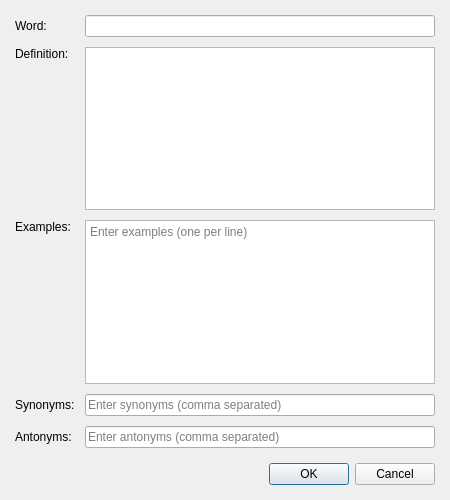
<?xml version="1.0" encoding="UTF-8"?>
<ui version="4.0">
 <class>AddEditDialog</class>
 <widget class="QDialog" name="AddEditDialog">
  <property name="geometry">
   <rect>
    <x>0</x>
    <y>0</y>
    <width>450</width>
    <height>500</height>
   </rect>
  </property>
  <property name="windowTitle">
   <string>Dialog</string>
  </property>
  <layout class="QVBoxLayout" name="verticalLayout">
   <property name="spacing">
    <number>15</number>
   </property>
   <property name="leftMargin">
    <number>15</number>
   </property>
   <property name="topMargin">
    <number>15</number>
   </property>
   <property name="rightMargin">
    <number>15</number>
   </property>
   <property name="bottomMargin">
    <number>15</number>
   </property>
   <item>
    <layout class="QFormLayout" name="formLayout">
     <property name="horizontalSpacing">
      <number>10</number>
     </property>
     <property name="verticalSpacing">
      <number>10</number>
     </property>
     <item row="0" column="0">
      <widget class="QLabel" name="wordLabel">
       <property name="text">
        <string>Word:</string>
       </property>
      </widget>
     </item>
     <item row="0" column="1">
      <widget class="QLineEdit" name="wordInput"/>
     </item>
     <item row="1" column="0">
      <widget class="QLabel" name="definitionLabel">
       <property name="text">
        <string>Definition:</string>
       </property>
       <property name="alignment">
        <set>Qt::AlignLeading|Qt::AlignLeft|Qt::AlignTop</set>
       </property>
      </widget>
     </item>
     <item row="1" column="1">
      <widget class="QTextEdit" name="definitionInput">
       <property name="minimumSize">
        <size>
         <width>0</width>
         <height>100</height>
        </size>
       </property>
      </widget>
     </item>
     <item row="2" column="0">
      <widget class="QLabel" name="examplesLabel">
       <property name="text">
        <string>Examples:</string>
       </property>
       <property name="alignment">
        <set>Qt::AlignLeading|Qt::AlignLeft|Qt::AlignTop</set>
       </property>
      </widget>
     </item>
     <item row="2" column="1">
      <widget class="QTextEdit" name="examplesInput">
       <property name="minimumSize">
        <size>
         <width>0</width>
         <height>100</height>
        </size>
       </property>
       <property name="placeholderText">
        <string>Enter examples (one per line)</string>
       </property>
      </widget>
     </item>
     <item row="3" column="0">
      <widget class="QLabel" name="synonymsLabel">
       <property name="text">
        <string>Synonyms:</string>
       </property>
      </widget>
     </item>
     <item row="3" column="1">
      <widget class="QLineEdit" name="synonymsInput">
       <property name="placeholderText">
        <string>Enter synonyms (comma separated)</string>
       </property>
      </widget>
     </item>
     <item row="4" column="0">
      <widget class="QLabel" name="antonymsLabel">
       <property name="text">
        <string>Antonyms:</string>
       </property>
      </widget>
     </item>
     <item row="4" column="1">
      <widget class="QLineEdit" name="antonymsInput">
       <property name="placeholderText">
        <string>Enter antonyms (comma separated)</string>
       </property>
      </widget>
     </item>
    </layout>
   </item>
   <item>
    <widget class="QDialogButtonBox" name="buttonBox">
     <property name="orientation">
      <enum>Qt::Horizontal</enum>
     </property>
     <property name="standardButtons">
      <set>QDialogButtonBox::Cancel|QDialogButtonBox::Ok</set>
     </property>
    </widget>
   </item>
  </layout>
 </widget>
 <resources/>
 <connections>
  <connection>
   <sender>buttonBox</sender>
   <signal>accepted()</signal>
   <receiver>AddEditDialog</receiver>
   <slot>accept()</slot>
   <hints>
    <hint type="sourcelabel">
     <x>248</x>
     <y>254</y>
    </hint>
    <hint type="destinationlabel">
     <x>157</x>
     <y>274</y>
    </hint>
   </hints>
  </connection>
  <connection>
   <sender>buttonBox</sender>
   <signal>rejected()</signal>
   <receiver>AddEditDialog</receiver>
   <slot>reject()</slot>
   <hints>
    <hint type="sourcelabel">
     <x>316</x>
     <y>260</y>
    </hint>
    <hint type="destinationlabel">
     <x>286</x>
     <y>274</y>
    </hint>
   </hints>
  </connection>
 </connections>
</ui>
